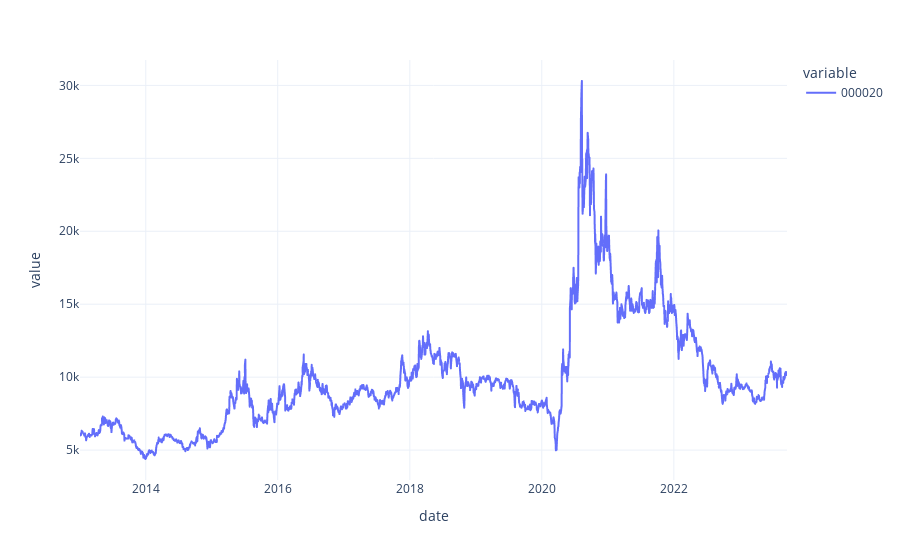

This figure's notebook cell:
### Code cell
df_close[code].plot()

### Figure 1 — Plotly figure (JSON) as saved in the notebook; plotly's stock layout.template omitted (floating-point values rounded to 4 significant figures; data arrays with more than 128 entries replaced by an {"elided": "..."} marker saying what was removed)
{"data": [{"hovertemplate": "variable=000020<br>date=%{x}<br>value=%{y}<extra></extra>", "legendgroup": "000020", "line": {"color": "#636efa", "dash": "solid"}, "marker": {"symbol": "circle"}, "mode": "lines", "name": "000020", "showlegend": true, "type": "scattergl", "x": {"elided": "2640 str values"}, "xaxis": "x", "y": {"elided": "2640 int values"}, "yaxis": "y"}], "layout": {"legend": {"title": {"text": "variable"}, "tracegroupgap": 0}, "margin": {"t": 60}, "xaxis": {"anchor": "y", "domain": [0, 1], "title": {"text": "date"}}, "yaxis": {"anchor": "x", "domain": [0, 1], "title": {"text": "value"}}}}
